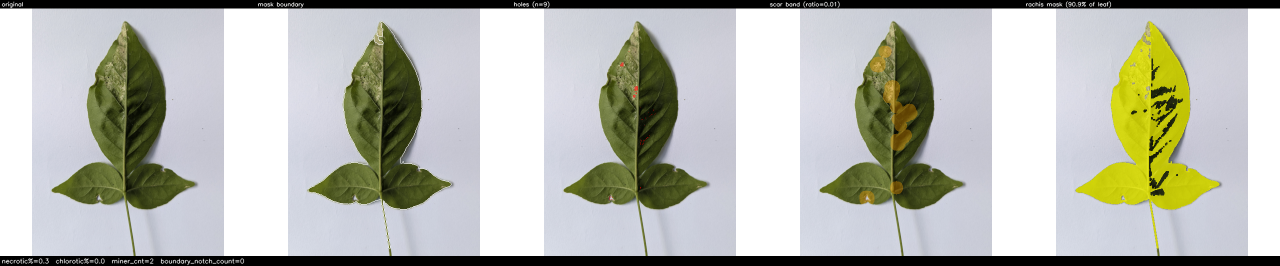
#> input picture model_training/module_3/qc_panels/beli__damaged_high__image_01.png, 2560 x 532 px (shown at 1/2 size)
$ python -i transforms_sid.py   (imports and definitions only)
#> lines starting #> are read from the running program, lines starting #| are printed output that depends on the picture
#> further down, picture is the input picture: shape (532, 2560, 3); mean B, G, R 178.1, 186.1, 184.1
"""
preprocessing/species_id/transforms_sid.py
Steps 5a–6a — species ID branch only.

Responsibility: enhance image for structural feature extraction.
Input:  clean bilateral-filtered BGR image from shared base
Output: contrast-enhanced, edge-sharpened BGR image

Steps:
    5a. CLAHE on L channel (LAB space) — enhance vein contrast
    6a. Laplacian edge sharpening — crisp vein + leaflet boundaries
"""

import cv2
import numpy as np
import sys
from pathlib import Path
sys.path.insert(0, str(Path(__file__).parent.parent.parent))
from preprocessing.config import CLAHE_CLIP_LIMIT, CLAHE_TILE_SIZE, SHARPEN_KERNEL


def step5a_clahe(img: np.ndarray) -> np.ndarray:
    """
    CLAHE on L channel only (LAB space). clipLimit=2.0, tile 8×8.

    Enhances local contrast → makes vein patterns more visible.
    L channel = luminance (where texture/structure lives).
    A and B channels (colour) are NOT touched — colour preserved.
    """
    lab = cv2.cvtColor(img, cv2.COLOR_BGR2LAB)
#> lab: shape (532, 2560, 3); mean of channels 0, 1, 2 189.2, 126.5, 131.7
    l, a, b = cv2.split(lab)
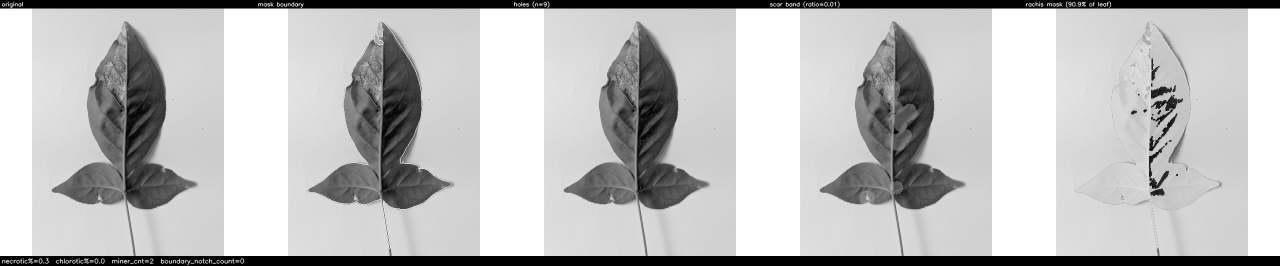
#> l: shape (532, 2560) (shown at 1/2 size); min 0, max 255, mean 189.2
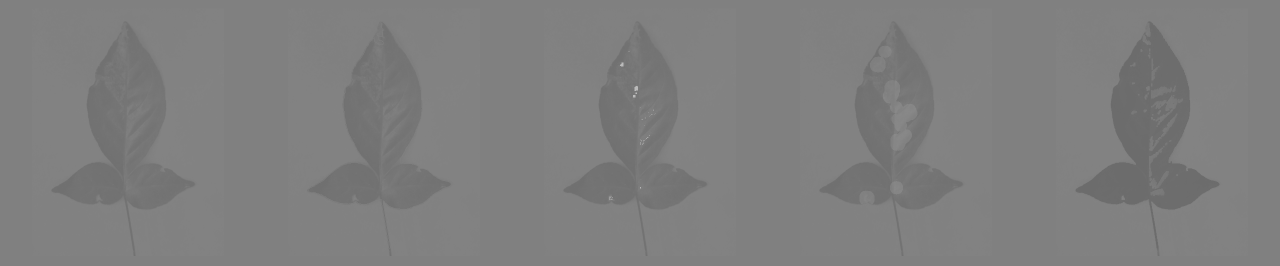
#> a: shape (532, 2560) (shown at 1/2 size); min 107, max 187, mean 126.5
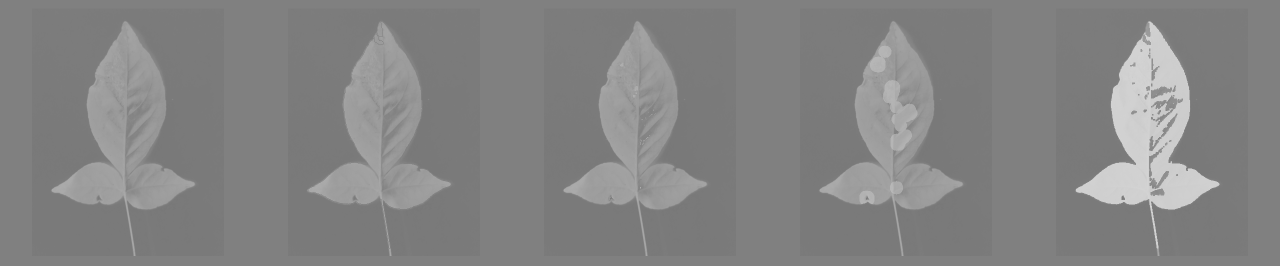
#> b: shape (532, 2560) (shown at 1/2 size); min 119, max 212, mean 131.7
#> (the run stopped early here; a loop or call above may not have finished)
